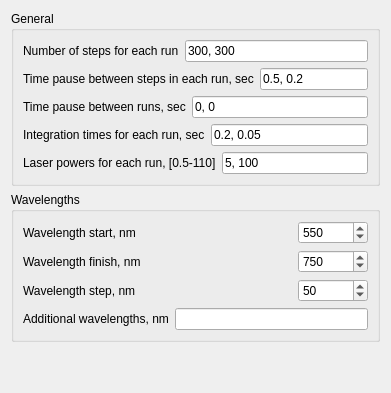
            <widget class="QWidget" name="tab_3">
             <attribute name="title">
              <string>Experiment</string>
             </attribute>
             <layout class="QVBoxLayout" name="verticalLayout_19">
              <item>
               <widget class="QGroupBox" name="groupBox_5">
                <property name="title">
                 <string>General</string>
                </property>
                <layout class="QVBoxLayout" name="verticalLayout_17">
                 <item>
                  <layout class="QHBoxLayout" name="horizontalLayout_16">
                   <item>
                    <widget class="QLabel" name="label_14">
                     <property name="text">
                      <string>Number of steps for each run</string>
                     </property>
                    </widget>
                   </item>
                   <item>
                    <widget class="QLineEdit" name="steps_in_each_run_lineEdit">
                     <property name="text">
                      <string>300, 300</string>
                     </property>
                    </widget>
                   </item>
                  </layout>
                 </item>
                 <item>
                  <layout class="QHBoxLayout" name="horizontalLayout_23">
                   <item>
                    <widget class="QLabel" name="label_19">
                     <property name="text">
                      <string>Time pause between steps in each run, sec</string>
                     </property>
                    </widget>
                   </item>
                   <item>
                    <widget class="QLineEdit" name="time_pause_in_run_lineEdit">
                     <property name="text">
                      <string>0.5, 0.2</string>
                     </property>
                    </widget>
                   </item>
                  </layout>
                 </item>
                 <item>
                  <layout class="QHBoxLayout" name="horizontalLayout_18">
                   <item>
                    <widget class="QLabel" name="label_16">
                     <property name="text">
                      <string>Time pause between runs, sec</string>
                     </property>
                    </widget>
                   </item>
                   <item>
                    <widget class="QLineEdit" name="time_pause_between_runs_lineEdit">
                     <property name="text">
                      <string>0, 0</string>
                     </property>
                    </widget>
                   </item>
                  </layout>
                 </item>
                 <item>
                  <layout class="QHBoxLayout" name="horizontalLayout_32">
                   <item>
                    <widget class="QLabel" name="label_23">
                     <property name="text">
                      <string>Integration times for each run, sec</string>
                     </property>
                    </widget>
                   </item>
                   <item>
                    <widget class="QLineEdit" name="integ_times_lineEdit">
                     <property name="text">
                      <string>0.2, 0.05</string>
                     </property>
                    </widget>
                   </item>
                  </layout>
                 </item>
                 <item>
                  <layout class="QHBoxLayout" name="horizontalLayout_25">
                   <item>
                    <widget class="QLabel" name="label_21">
                     <property name="text">
                      <string>Laser powers for each run, [0.5-110]</string>
                     </property>
                    </widget>
                   </item>
                   <item>
                    <widget class="QLineEdit" name="laser_powers_lineEdit">
                     <property name="text">
                      <string>5, 100</string>
                     </property>
                    </widget>
                   </item>
                  </layout>
                 </item>
                </layout>
               </widget>
              </item>
              <item>
               <widget class="QGroupBox" name="groupBox_6">
                <property name="title">
                 <string>Wavelengths</string>
                </property>
                <layout class="QVBoxLayout" name="verticalLayout_18">
                 <item>
                  <layout class="QHBoxLayout" name="horizontalLayout_36">
                   <item>
                    <widget class="QLabel" name="label_5">
                     <property name="text">
                      <string>Wavelength start, nm</string>
                     </property>
                    </widget>
                   </item>
                   <item>
                    <widget class="QSpinBox" name="wavelen_start_spBox">
                     <property name="maximumSize">
                      <size>
                       <width>70</width>
                       <height>16777215</height>
                      </size>
                     </property>
                     <property name="minimum">
                      <number>500</number>
                     </property>
                     <property name="maximum">
                      <number>900</number>
                     </property>
                     <property name="value">
                      <number>550</number>
                     </property>
                    </widget>
                   </item>
                  </layout>
                 </item>
                 <item>
                  <layout class="QHBoxLayout" name="horizontalLayout_37">
                   <item>
                    <widget class="QLabel" name="label_6">
                     <property name="text">
                      <string>Wavelength finish, nm</string>
                     </property>
                    </widget>
                   </item>
                   <item>
                    <widget class="QSpinBox" name="wavelen_finish_spBox">
                     <property name="maximumSize">
                      <size>
                       <width>70</width>
                       <height>16777215</height>
                      </size>
                     </property>
                     <property name="minimum">
                      <number>500</number>
                     </property>
                     <property name="maximum">
                      <number>900</number>
                     </property>
                     <property name="value">
                      <number>750</number>
                     </property>
                    </widget>
                   </item>
                  </layout>
                 </item>
                 <item>
                  <layout class="QHBoxLayout" name="horizontalLayout_38">
                   <item>
                    <widget class="QLabel" name="label_8">
                     <property name="text">
                      <string>Wavelength step, nm</string>
                     </property>
                    </widget>
                   </item>
                   <item>
                    <widget class="QSpinBox" name="wavelen_step_spBox">
                     <property name="maximumSize">
                      <size>
                       <width>70</width>
                       <height>16777215</height>
                      </size>
                     </property>
                     <property name="minimum">
                      <number>1</number>
                     </property>
                     <property name="maximum">
                      <number>400</number>
                     </property>
                     <property name="value">
                      <number>50</number>
                     </property>
                    </widget>
                   </item>
                  </layout>
                 </item>
                 <item>
                  <layout class="QHBoxLayout" name="horizontalLayout_17">
                   <item>
                    <widget class="QLabel" name="label_15">
                     <property name="text">
                      <string>Additional wavelengths, nm</string>
                     </property>
                     <property name="alignment">
                      <set>Qt::AlignLeading|Qt::AlignLeft|Qt::AlignVCenter</set>
                     </property>
                    </widget>
                   </item>
                   <item>
                    <widget class="QLineEdit" name="wavelen_array_lineEdit">
                     <property name="text">
                      <string/>
                     </property>
                    </widget>
                   </item>
                  </layout>
                 </item>
                </layout>
               </widget>
              </item>
              <item>
               <spacer name="verticalSpacer">
                <property name="orientation">
                 <enum>Qt::Vertical</enum>
                </property>
                <property name="sizeHint" stdset="0">
                 <size>
                  <width>20</width>
                  <height>40</height>
                 </size>
                </property>
               </spacer>
              </item>
             </layout>
            </widget>
